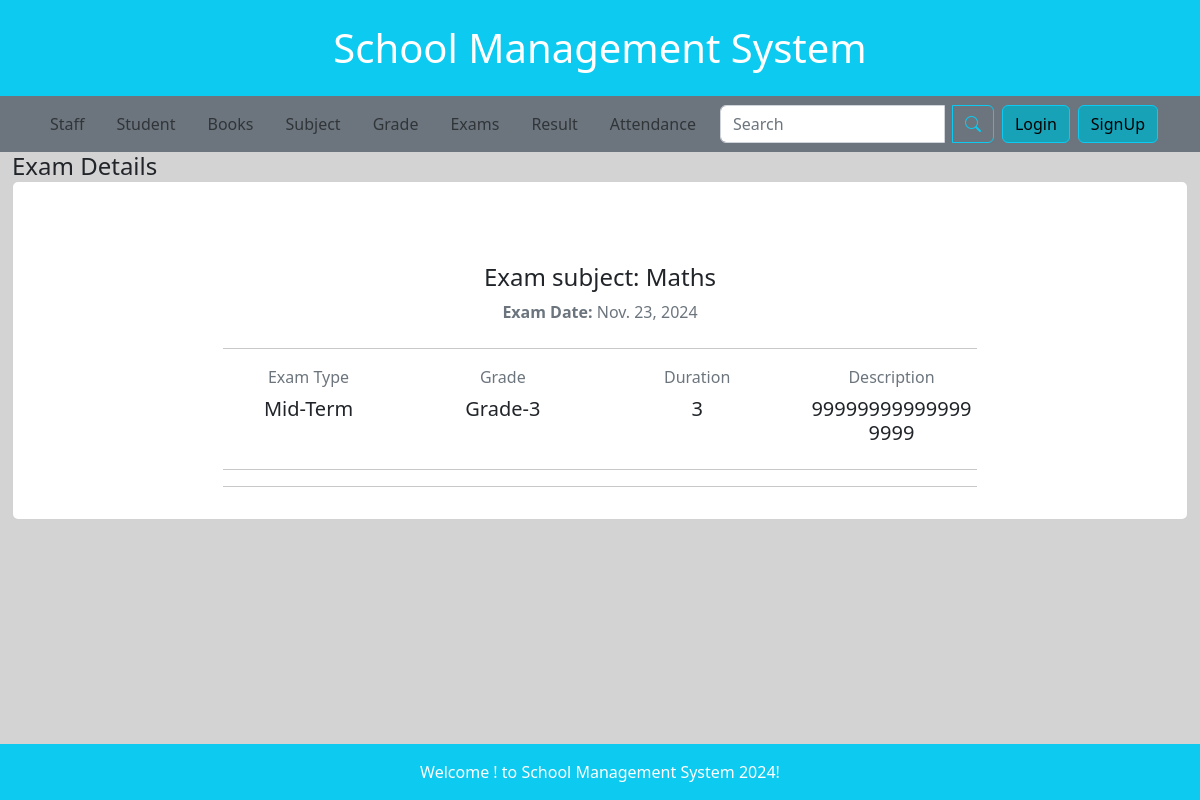
The app's page /exam/1detail with its own data.
### smsapp/models.py (models this page shows, shortened)
class DateTimeModel(models.Model):
    created_at = models.DateTimeField(auto_now_add=True)
    updated_at = models.DateTimeField(auto_now=True)
    class Meta:
        abstract = True  # This makes DateTimeModel an abstract base class

class Exam(DateTimeModel):
    EXAM_TYPE_CHOICES = [
        ('Mid-Term', 'Mid-Term'),
        ('Final-Term', 'Final-Term'),
    ]
    subject = models.ForeignKey(Subject, on_delete=models.CASCADE, related_name='exams')
    date = models.DateField()
    exam_type = models.CharField(max_length=10, choices=EXAM_TYPE_CHOICES)
    grade = models.ForeignKey(Grade, on_delete=models.CASCADE, related_name='exams')
    duration = models.PositiveIntegerField(help_text="Duration in minutes")
    description = models.TextField(blank=True, null=True)

class Subject(DateTimeModel):
    name = models.CharField(max_length=100, unique=True)
    grade = models.ForeignKey('Grade', on_delete=models.CASCADE)
    description = models.TextField(blank=True, null=True)
    def __str__(self):
        return self.name

class Grade(DateTimeModel):
    name = models.CharField(max_length=50, unique=True)
    description = models.TextField(blank=True, null=True)
    def __str__(self):
        return self.name

### smsapp/views.py (the view)
# urls.py: path('exam/<int:id>detail', ExamDetailView.as_view(), name='exam_detail'),
class ExamDetailView(TemplateView):
    template_name = "exam/detail.html"
    def get_context_data(self, **kwargs):
        context = super().get_context_data(**kwargs)
        exam_id = self.kwargs.get('id')
        exam = Exam.objects.get(id=exam_id)
        context['exam_detail'] = exam
        return context

### templates/exam/detail.html (shortened to what this page needs)
{% extends 'home.html' %}
{% load static %}
{% block mainblock %}
<div class="main-content">
    <div class="page-content">
        <div class="container-fluid">
            <div class="row">
                <div class="col-12">
                    <div class="page-title-box d-flex align-items-center justify-content-between">
                        <h4 class="mb-0 font-size-18">Exam Details</h4>
                    </div>
                </div>
            </div>
            <div class="row">
                <div class="col-lg-12">
                    <div class="card">
                        <div class="card-body">
                            <div class="pt-3">
                                <div class="row justify-content-center">
                                    <div class="col-xl-8">
                                        <div>
                                            <div class="text-center">
                                                <div class="mb-4">
                                                    <a href="#" class="badge badge-light font-size-12">
                                                    </a>
                                                </div>
                                                <h4>Exam subject: {{ exam_detail.subject }}</h4>
                                                <p class="text-muted mb-4"><b> Exam Date:</b>  {{ exam_detail.date }}</p>
                                            </div>
                                            <hr>
                                            <div class="text-center">
                                                <div class="row">
                                                    <div class="col-sm-3">
                                                        <div>
                                                            <p class="text-muted mb-2">Exam Type</p>
                                                            <h5 class="font-size-15">{{ exam_detail.exam_type }}</h5>
                                                        </div>
                                                    </div>
                                                    <div class="col-sm-3">
                                                        <div class="mt-4 mt-sm-0">
                                                            <p class="text-muted mb-2">Grade</p>
                                                            <h5 class="font-size-15">{{ exam_detail.grade }}</h5>
                                                        </div>
                                                    </div>
                                                    <div class="col-sm-3">
                                                        <div class="mt-4 mt-sm-0">
                                                            <p class="text-muted mb-2">Duration</p>
                                                            <h5 class="font-size-15">{{ exam_detail.duration }}</h5>
                                                        </div>
                                                    </div>
                                                    <div class="col-sm-3">
                                                        <div class="mt-4 mt-sm-0">
                                                            <p class="text-muted mb-2">Description</p>
                                                            <h5 class="font-size-15">{{ exam_detail.description }}</h5>
                                                        </div>
                                                    </div>
                                                </div>
                                            </div>
                                            <hr>
                                            <hr>
                                        </div>
                                    </div>
                                </div>
                            </div>
                        </div>
                    </div>
                </div>
            </div>
        </div>
    </div>
</div>
{% endblock %}

### templates/home.html (style rules this page uses)
body { background-color: lightgray; }

### records on screen
Exam: subject "Maths", date "Nov. 23, 2024", exam_type "Mid-Term", grade "Grade-3", duration "3", description "999999999999999999"
